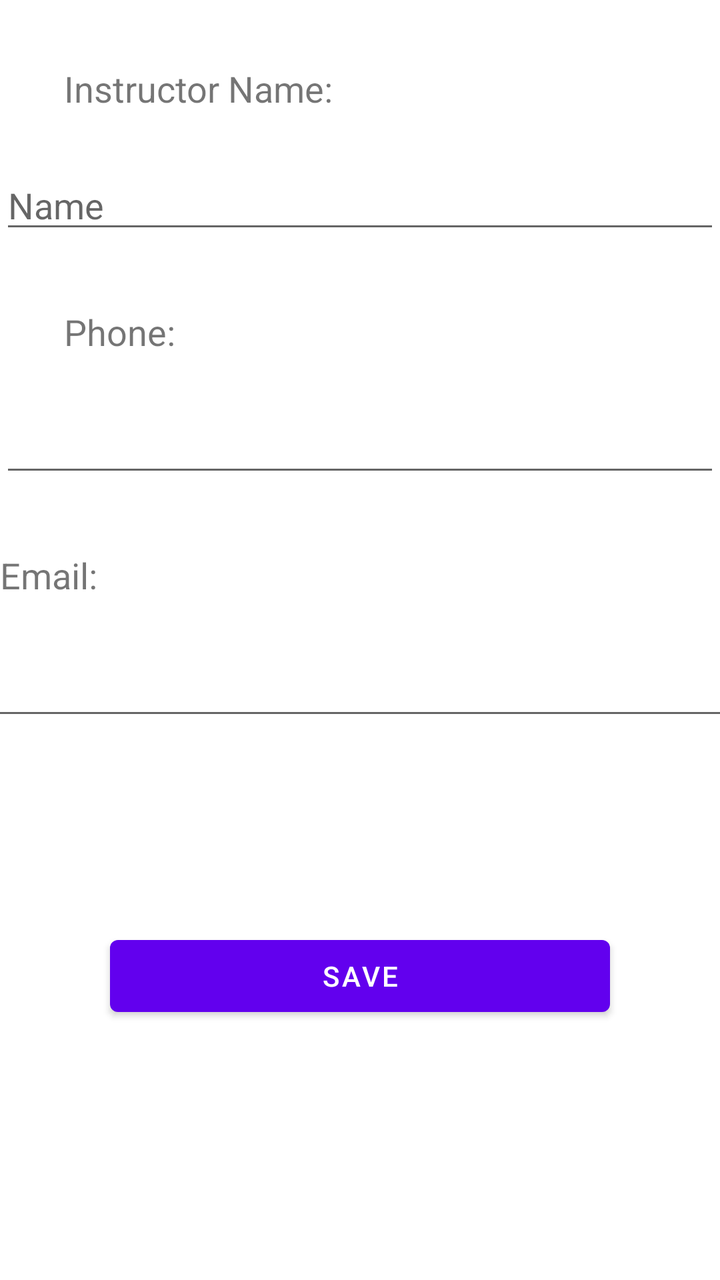
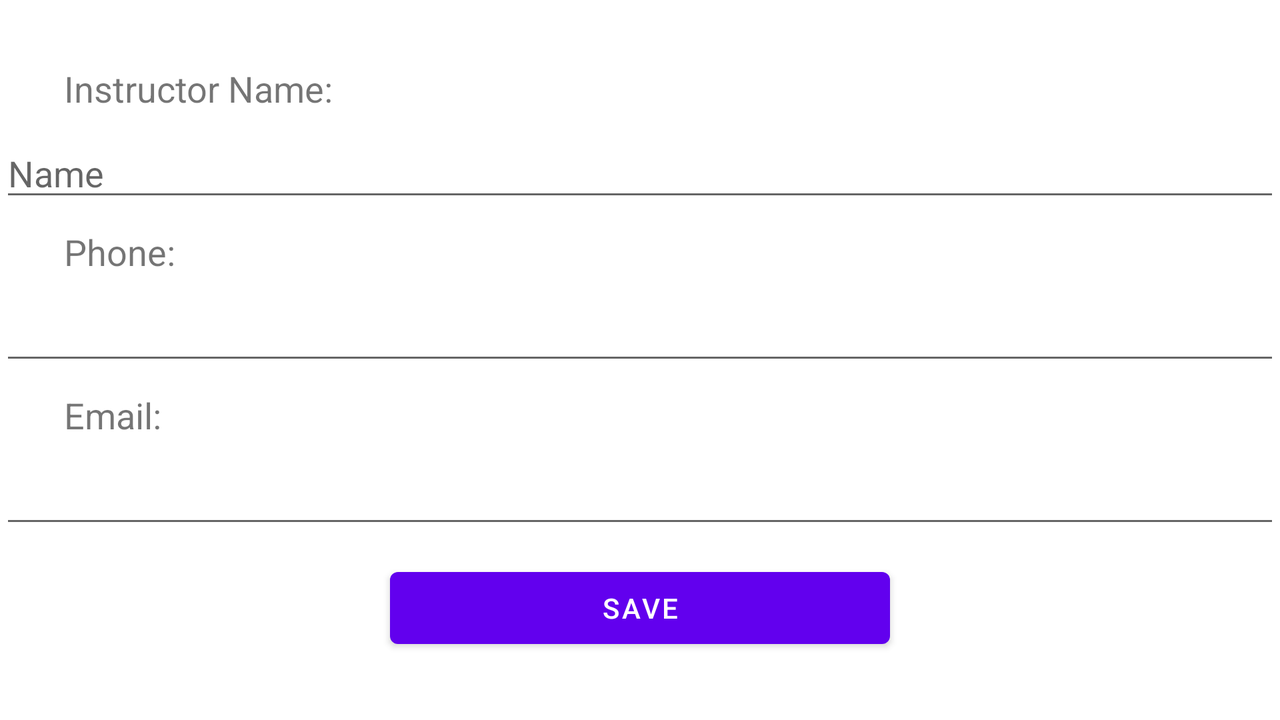

An Android layout and its configuration variant, each rendered on a device that would load it. The default file and the variant file are quoted in full after the pictures.
<!-- AndroidManifest.xml: application theme Theme.C196_CourseTracker_MWilliams -->
<!-- res/layout/activity_instructor_add_edit.xml -->
<?xml version="1.0" encoding="utf-8"?>
<androidx.constraintlayout.widget.ConstraintLayout xmlns:android="http://schemas.android.com/apk/res/android"
    xmlns:app="http://schemas.android.com/apk/res-auto"
    xmlns:tools="http://schemas.android.com/tools"
    android:layout_width="match_parent"
    android:layout_height="match_parent"
    tools:context=".UI.TermAddEditActivity">

    <TextView
        android:id="@+id/assessmentEditTitleLabel"
        android:layout_width="wrap_content"
        android:layout_height="wrap_content"
        android:layout_marginStart="32dp"
        android:layout_marginTop="32dp"
        android:text="Instructor Name:"
        android:textSize="18sp"
        app:layout_constraintStart_toStartOf="parent"
        app:layout_constraintTop_toTopOf="parent" />

    <EditText
        android:id="@+id/assessmentNameEditText"
        android:layout_width="0dp"
        android:layout_height="wrap_content"
        android:layout_marginTop="24dp"
        android:ems="10"
        android:hint="Name"
        android:inputType="textPersonName"
        app:layout_constraintEnd_toEndOf="parent"
        app:layout_constraintStart_toStartOf="parent"
        app:layout_constraintTop_toBottomOf="@+id/assessmentEditTitleLabel" />

    <TextView
        android:id="@+id/assessmentEditDateLabel"
        android:layout_width="wrap_content"
        android:layout_height="wrap_content"
        android:layout_marginTop="32dp"
        android:text="Phone:"
        android:textSize="18sp"
        app:layout_constraintStart_toStartOf="@+id/assessmentEditTitleLabel"
        app:layout_constraintTop_toBottomOf="@+id/assessmentNameEditText" />

    <EditText
        android:id="@+id/instructorPhoneEditText"
        android:layout_width="0dp"
        android:layout_height="wrap_content"
        android:layout_marginTop="24dp"
        android:ems="10"
        android:inputType="phone"
        app:layout_constraintEnd_toEndOf="parent"
        app:layout_constraintStart_toStartOf="parent"
        app:layout_constraintTop_toBottomOf="@+id/assessmentEditDateLabel" />

    <TextView
        android:id="@+id/assessmentEditTypeLabel"
        android:layout_width="wrap_content"
        android:layout_height="wrap_content"
        android:layout_marginTop="32dp"
        android:text="Email:"
        android:textSize="18sp"
        app:layout_constraintTop_toBottomOf="@+id/instructorPhoneEditText"
        tools:layout_editor_absoluteX="32dp" />

    <EditText
        android:id="@+id/instructorEmailTextEdit"
        android:layout_width="393dp"
        android:layout_height="wrap_content"
        android:layout_marginTop="24dp"
        android:ems="10"
        android:inputType="textEmailAddress"
        app:layout_constraintEnd_toEndOf="parent"
        app:layout_constraintStart_toStartOf="parent"
        app:layout_constraintTop_toBottomOf="@+id/assessmentEditTypeLabel" />

    <Button
        android:id="@+id/saveAssessmentBtn"
        android:layout_width="250dp"
        android:layout_height="wrap_content"
        android:layout_marginBottom="128dp"
        android:text="Save"
        app:layout_constraintBottom_toBottomOf="parent"
        app:layout_constraintEnd_toEndOf="parent"
        app:layout_constraintStart_toStartOf="parent" />
</androidx.constraintlayout.widget.ConstraintLayout>
<!-- resources referenced by this layout -->
<resources>
  <style name="Theme.C196_CourseTracker_MWilliams" parent="Theme.MaterialComponents.DayNight.DarkActionBar">
          
          <item name="colorPrimary">@color/purple_500</item>
          <item name="colorPrimaryVariant">@color/purple_700</item>
          <item name="colorOnPrimary">@color/white</item>
          
          <item name="colorSecondary">@color/teal_200</item>
          <item name="colorSecondaryVariant">@color/teal_700</item>
          <item name="colorOnSecondary">@color/black</item>
          
          <item name="android:statusBarColor" tools:targetApi="l">?attr/colorPrimaryVariant</item>
          
      </style>
  <color name="white">#FFFFFFFF</color>
  <color name="black">#FF000000</color>
</resources>
<!-- res/layout-land/activity_instructor_add_edit.xml (the repository's variant of the layout above) -->
<!-- drawn on the phone turned sideways -->
<?xml version="1.0" encoding="utf-8"?>
<androidx.constraintlayout.widget.ConstraintLayout xmlns:android="http://schemas.android.com/apk/res/android"
    xmlns:app="http://schemas.android.com/apk/res-auto"
    xmlns:tools="http://schemas.android.com/tools"
    android:layout_width="match_parent"
    android:layout_height="match_parent"
    tools:context=".UI.TermAddEditActivity">

    <TextView
        android:id="@+id/assessmentEditTitleLabel"
        android:layout_width="wrap_content"
        android:layout_height="wrap_content"
        android:layout_marginStart="32dp"
        android:layout_marginTop="32dp"
        android:text="Instructor Name:"
        android:textSize="18sp"
        app:layout_constraintStart_toStartOf="parent"
        app:layout_constraintTop_toTopOf="parent" />

    <EditText
        android:id="@+id/assessmentNameEditText"
        android:layout_width="0dp"
        android:layout_height="wrap_content"
        android:layout_marginTop="8dp"
        android:ems="10"
        android:hint="Name"
        android:inputType="textPersonName"
        app:layout_constraintEnd_toEndOf="parent"
        app:layout_constraintStart_toStartOf="parent"
        app:layout_constraintTop_toBottomOf="@+id/assessmentEditTitleLabel" />

    <TextView
        android:id="@+id/assessmentEditDateLabel"
        android:layout_width="wrap_content"
        android:layout_height="wrap_content"
        android:layout_marginTop="8dp"
        android:text="Phone:"
        android:textSize="18sp"
        app:layout_constraintStart_toStartOf="@+id/assessmentEditTitleLabel"
        app:layout_constraintTop_toBottomOf="@+id/assessmentNameEditText" />

    <EditText
        android:id="@+id/instructorPhoneEditText"
        android:layout_width="0dp"
        android:layout_height="wrap_content"
        android:layout_marginTop="8dp"
        android:ems="10"
        android:inputType="phone"
        app:layout_constraintEnd_toEndOf="parent"
        app:layout_constraintStart_toStartOf="parent"
        app:layout_constraintTop_toBottomOf="@+id/assessmentEditDateLabel" />

    <TextView
        android:id="@+id/assessmentEditTypeLabel"
        android:layout_width="wrap_content"
        android:layout_height="wrap_content"
        android:layout_marginTop="8dp"
        android:text="Email:"
        android:textSize="18sp"
        app:layout_constraintStart_toStartOf="@+id/assessmentEditDateLabel"
        app:layout_constraintTop_toBottomOf="@+id/instructorPhoneEditText" />

    <EditText
        android:id="@+id/instructorEmailTextEdit"
        android:layout_width="0dp"
        android:layout_height="wrap_content"
        android:layout_marginTop="8dp"
        android:ems="10"
        android:inputType="textEmailAddress"
        app:layout_constraintEnd_toEndOf="parent"
        app:layout_constraintStart_toStartOf="parent"
        app:layout_constraintTop_toBottomOf="@+id/assessmentEditTypeLabel" />

    <Button
        android:id="@+id/saveAssessmentBtn"
        android:layout_width="250dp"
        android:layout_height="wrap_content"
        android:layout_marginBottom="32dp"
        android:text="Save"
        app:layout_constraintBottom_toBottomOf="parent"
        app:layout_constraintEnd_toEndOf="parent"
        app:layout_constraintStart_toStartOf="parent" />
</androidx.constraintlayout.widget.ConstraintLayout>
